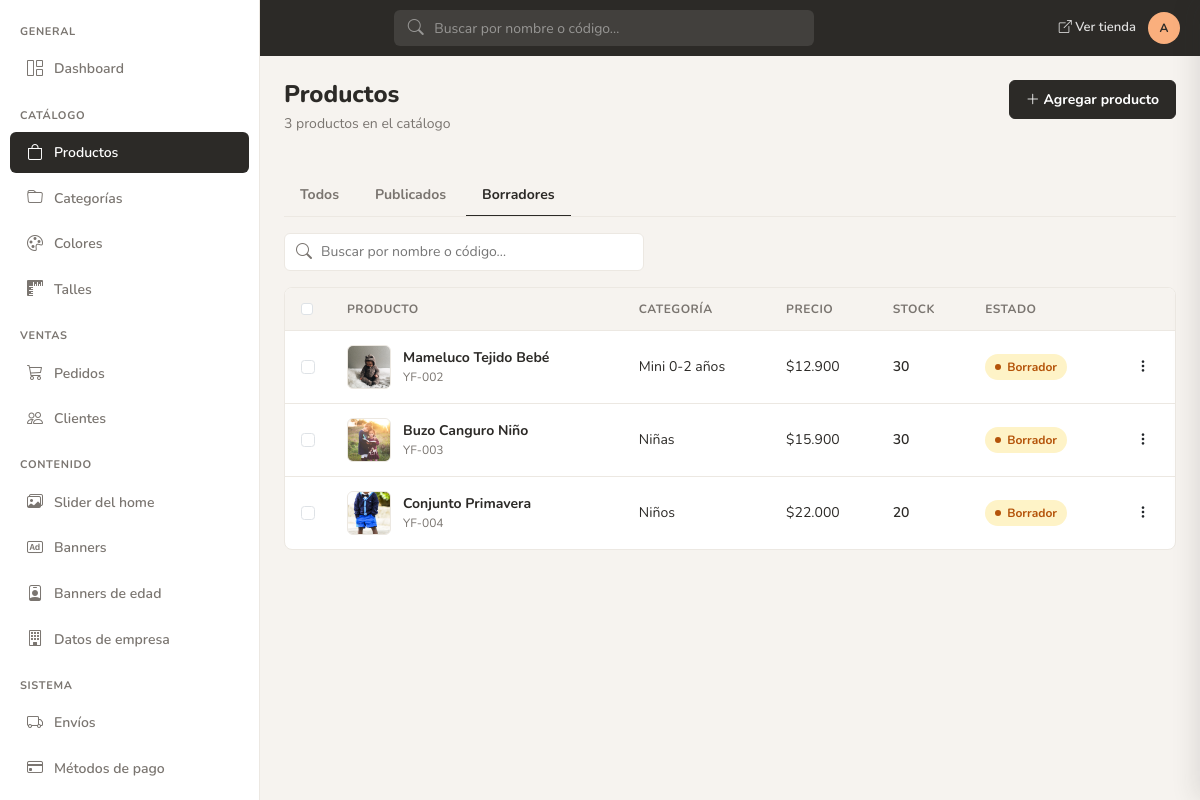
/admin/productos/listado.php?page=1&estado=borradores (signed in), run on an earlier commit of the app's database.
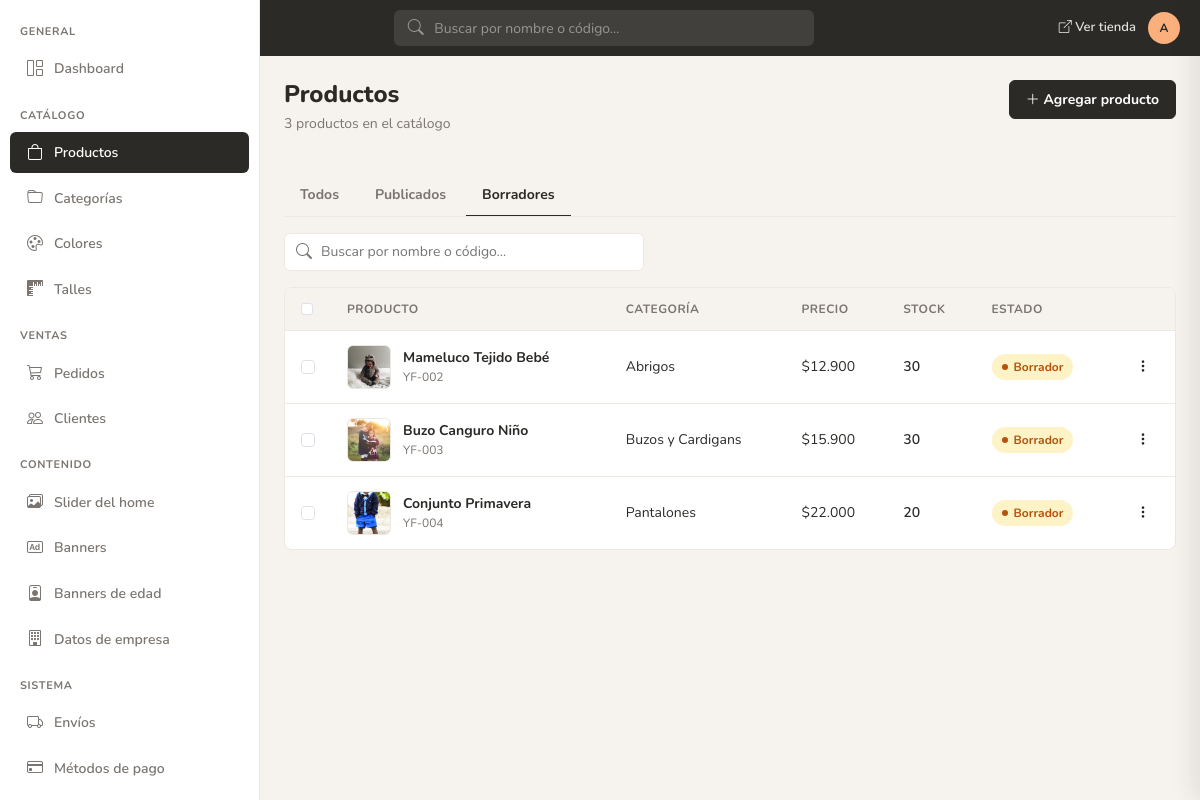
And on a later commit of the database.
### tables this page shows
CREATE TABLE `tbl_productos` (
  `id_prod` int NOT NULL AUTO_INCREMENT,
  `id_cate` int NOT NULL,
  `nombre` varchar(250) NOT NULL,
  `slug` varchar(270) NOT NULL,
  `codigo` varchar(30) NOT NULL,
  `precio_base` decimal(10,2) NOT NULL,
  `precio_oferta` decimal(10,2) DEFAULT NULL,
  `descripcion` text,
  `composicion` text,
  `cuidados` text,
  `peso` decimal(10,2) DEFAULT 0.00,
  `alto` decimal(10,2) DEFAULT 0.00,
  `ancho` decimal(10,2) DEFAULT 0.00,
  `profundidad` decimal(10,2) DEFAULT 0.00,
  `publicado` tinyint DEFAULT 1,
  `destacado` tinyint DEFAULT 0,
  `oferta` tinyint DEFAULT 0,
  `promo_badge` varchar(20) DEFAULT NULL,
  `borrado` tinyint DEFAULT 0,
  `fecha_creacion` datetime DEFAULT CURRENT_TIMESTAMP,
  `fecha_actualizacion` datetime DEFAULT NULL ON UPDATE CURRENT_TIMESTAMP,
  PRIMARY KEY (`id_prod`),
  UNIQUE KEY `slug` (`slug`),
  KEY `id_cate` (`id_cate`),
  FOREIGN KEY (`id_cate`) REFERENCES `tbl_categorias` (`id_cate`)
);

CREATE TABLE `tbl_categorias` (
  `id_cate` int NOT NULL AUTO_INCREMENT,
  `id_cate_padre` int DEFAULT NULL,
  `nombre` varchar(100) NOT NULL,
  `slug` varchar(120) NOT NULL,
  `descripcion` text,
  `imagen` varchar(250) DEFAULT NULL,
  `seo_title` varchar(250) DEFAULT NULL,
  `seo_description` text,
  `orden` int DEFAULT 0,
  `publicado` tinyint DEFAULT 1,
  `destacado_home` tinyint DEFAULT 0,
  PRIMARY KEY (`id_cate`),
  UNIQUE KEY `slug` (`slug`)
);

### admin/productos/listado.php (the view, shortened to what the changed rows need)
<?php
require_once __DIR__ . '/../include/includes.php';
$estadoTab = trim((string)($_GET['estado'] ?? ''));
$page = max(1, (int)($_GET['page'] ?? 1));
$perPage = 20;
$offset = ($page - 1) * $perPage;
$where = 'WHERE p.borrado = 0';
$params = [];
$types = '';
if ($estadoTab === 'publicados') {
    $where .= ' AND p.publicado = 1';
} elseif ($estadoTab === 'borradores') {
    $where .= ' AND p.publicado = 0';
}
$sql = "
    SELECT p.id_prod, p.codigo, p.nombre, p.precio_base, p.publicado,
           c.nombre AS categoria,
           COALESCE((SELECT SUM(s.stock) FROM tbl_skus s WHERE s.id_prod = p.id_prod AND s.activo = 1), 0) AS stock_total,
           (SELECT pi.path FROM tbl_prod_imagenes pi
            WHERE pi.id_prod = p.id_prod
            ORDER BY pi.es_principal DESC, pi.id_imagen ASC LIMIT 1) AS imagen_thumb
    FROM tbl_productos p
    LEFT JOIN tbl_categorias c ON c.id_cate = p.id_cate
    $where
    ORDER BY p.fecha_creacion DESC
    LIMIT ? OFFSET ?
";
$stmt = mysqli_prepare($con, $sql);
if ($types !== '') {
    $params[] = $perPage;
    $params[] = $offset;
    mysqli_stmt_bind_param($stmt, $types . 'ii', ...$params);
} else {
    mysqli_stmt_bind_param($stmt, 'ii', $perPage, $offset);
}
mysqli_stmt_execute($stmt);
$result = mysqli_stmt_get_result($stmt);
function stock_class(int $stock): string
{
    return 'stock-ok';
}
include __DIR__ . '/../header.php';
?>
<div class="admin-section-header">
    <div>
        <h1>Productos</h1>
    </div>
</div>
<div class="admin-card">
    <div class="admin-card-body p-0">
        <div class="table-responsive">
            <table class="admin-table mb-0" id="productsTable">
                <thead>
                    <tr>
                        <th style="width:40px"><input type="checkbox" class="form-check-input" id="checkAll" aria-label="Seleccionar todos"></th>
                        <th>Producto</th>
                        <th>Categoría</th>
                        <th>Precio</th>
                        <th>Stock</th>
                        <th>Estado</th>
                        <th style="width:48px"></th>
                    </tr>
                </thead>
                <tbody>
                <?php if ($result && mysqli_num_rows($result) > 0): ?>
                    <?php while ($row = mysqli_fetch_assoc($result)):
                        $thumb = !empty($row['imagen_thumb'])
                            ? imgprod_path((string)$row['imagen_thumb'])
                            : imgprod_path('placeholder.jpg');
                        $stock = (int)$row['stock_total'];
                    ?>
                        <tr data-id="<?= (int)$row['id_prod'] ?>">
                            <td><input type="checkbox" class="form-check-input row-check" value="<?= (int)$row['id_prod'] ?>" aria-label="Seleccionar"></td>
                            <td>
                                <a href="#" class="product-cell-link" data-open-product-drawer data-product-id="<?= (int)$row['id_prod'] ?>">
                                    <img src="<?= htmlspecialchars($thumb, ENT_QUOTES, 'UTF-8') ?>" alt="" class="product-thumb">
                                    <div>
                                        <div class="product-cell-name"><?= htmlspecialchars($row['nombre'], ENT_QUOTES, 'UTF-8') ?></div>
                                        <div class="product-cell-code"><?= htmlspecialchars($row['codigo'], ENT_QUOTES, 'UTF-8') ?></div>
                                    </div>
                                </a>
                            </td>
                            <td><?= htmlspecialchars($row['categoria'] ?? '—', ENT_QUOTES, 'UTF-8') ?></td>
                            <td><?= format_money((float)$row['precio_base']) ?></td>
                            <td><span class="<?= stock_class($stock) ?>"><?= $stock ?></span></td>
                            <td><?= producto_estado_badge((int)$row['publicado']) ?></td>
                            <td>
                                <div class="dropdown">
                                    <button class="btn btn-sm btn-link text-dark" type="button" data-bs-toggle="dropdown" aria-label="Acciones">
                                        <i class="bi bi-three-dots-vertical"></i>
                                    </button>
                                </div>
                            </td>
                        </tr>
                    <?php endwhile; ?>
                <?php else: ?>
                    <tr><td colspan="7" class="text-center text-muted py-5">Sin productos</td></tr>
                <?php endif; ?>
                </tbody>
            </table>
        </div>
    </div>
</div>
<?php include __DIR__ . '/../pie.php'; ?>

### admin/include/funciones.php (shortened to what the changed rows need)
<?php
function producto_estado_badge(int $publicado): string
{
    return '<span class="badge-status badge-status--borrador">Borrador</span>';
}
function format_money(float $amount): string
{
    return '$' . number_format($amount, 0, ',', '.');
}
function admin_site_path(string $path = ''): string
{
    $base = defined('SITE_URL')
        ? rtrim((string)(parse_url(SITE_URL, PHP_URL_PATH) ?: ''), '/')
        : (defined('BASE_PATH') ? rtrim(BASE_PATH, '/') : '');
    $clean = ltrim(str_replace('\\', '/', $path), '/');
    if ($clean === '') {
        return $base === '' ? '/' : $base;
    }
    return ($base === '' ? '' : $base) . '/' . $clean;
}
if (!function_exists('imgprod_path')) {
    function imgprod_path(string $path = ''): string
    {
        return admin_site_path('imgprod/' . ltrim($path, '/'));
    }
}

What changed in the data, as far as the page shows it:
changed through a linked row, tbl_productos "Mameluco Tejido Bebé": id_cate.nombre "Mini 0-2 años" → "Abrigos"
changed through a linked row, tbl_productos "Buzo Canguro Niño": id_cate.nombre "Niñas" → "Buzos y Cardigans"
changed through a linked row, tbl_productos "Conjunto Primavera": id_cate.nombre "Niños" → "Pantalones"
